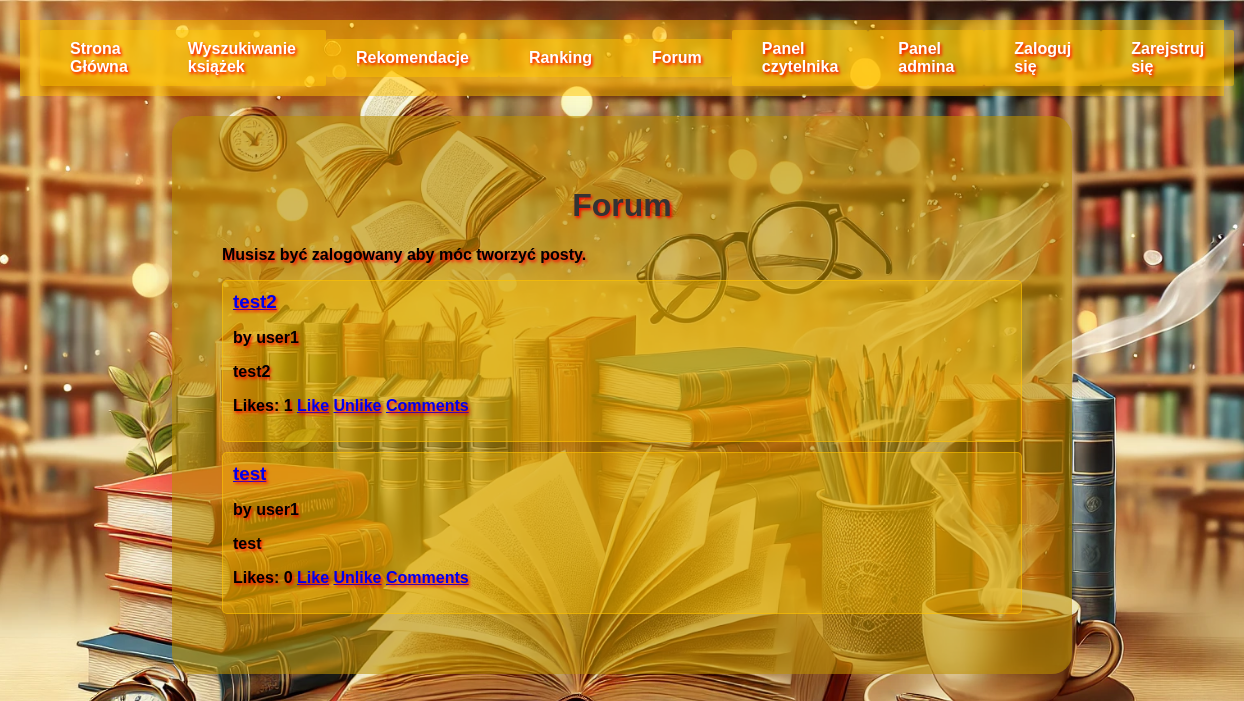
Page /forum on the committed database.
### tables this page shows
CREATE TABLE posts (
        id INTEGER PRIMARY KEY AUTOINCREMENT,
        user_id INTEGER,
        title TEXT NOT NULL,
        content TEXT,
        likes INTEGER DEFAULT 0,
        FOREIGN KEY (user_id) REFERENCES users(id)
    );

CREATE TABLE users (
        id INTEGER PRIMARY KEY AUTOINCREMENT,
        username TEXT UNIQUE NOT NULL,
        password TEXT NOT NULL,
        first_name TEXT,
        last_name TEXT,
        phone_number TEXT,
        email TEXT,
        address TEXT
    );

### app.py (the view, shortened to what this page needs)
@app.route('/forum', methods=['GET', 'POST'])
def forum():
    posts = get_posts()
    return render_template('forum.html', posts=posts)

### models.py (called while the page is built)
def get_posts():
    conn = sqlite3.connect('database.db')
    c = conn.cursor()
    c.execute('SELECT posts.id, users.username, posts.title, posts.content, posts.likes FROM posts JOIN users ON posts.user_id = users.id ORDER BY posts.id DESC')
    posts = c.fetchall()
    conn.close()
    return posts

### templates/forum.html (shortened to what this page needs)
<!DOCTYPE html>
<html lang="en">
<head>
    <link rel="stylesheet" href="{{ url_for('static', filename='css/style.css') }}">
</head>
<body class="forumbg">
    <header>
        <div class="nav-links-center">
            <a href="{{ url_for('index') }}" class="btn">Strona Główna</a>
            <a href="{{ url_for('search') }}" class="btn">Wyszukiwanie książek</a>
            <a href="{{ url_for('recommendations') }}" class="btn">Rekomendacje</a>
            <a href="{{ url_for('rankings') }}" class="btn">Ranking</a>
            <a href="{{ url_for('forum') }}" class="btn">Forum</a>
            <a href="{{ url_for('reader_panel') }}" class="btn">Panel czytelnika</a>
            <a href="{{ url_for('admin') }}" class="btn">Panel admina</a>
        </div>
        <div class="nav-links-right">
            {% if 'username' in session %}
            <a href="{{ url_for('logout') }}" class="btn">Wyloguj się</a>
            {% else %}
            <a href="{{ url_for('login') }}" class="btn">Zaloguj się</a>
            <a href="{{ url_for('register') }}" class="btn">Zarejstruj się</a>
            {% endif %}
        </div>
    </header>
    <main>
        <h1>Forum</h1>
        {% if 'username' in session %}
        <form method="POST" class="forum-form">
            <input type="text" name="title" placeholder="Post title" required>
            <textarea name="content" placeholder="Post content" required></textarea>
            <button type="submit" class="btn">Create Post</button>
        </form>
        {% else %}
        <p>Musisz być zalogowany aby móc tworzyć posty.</p>
        {% endif %}
        <ul class="post-list">
            {% for post in posts %}
            <li class="post-item">
                <h3><a href="{{ url_for('post', post_id=post[0]) }}">{{ post[2] }}</a></h3>
                <p>by {{ post[1] }}</p>
                <p>{{ post[3] }}</p>
                <p>
                    Likes: {{ post[4] }}
                    <a href="{{ url_for('like', post_id=post[0]) }}" class="btn">Like</a>
                    <a href="{{ url_for('unlike', post_id=post[0]) }}" class="btn">Unlike</a>
                    <a href="{{ url_for('post', post_id=post[0]) }}" class="btn">Comments</a>
                </p>
            </li>
            {% endfor %}
        </ul>
    </main>
</body>
</html>

### static/css/style.css (style rules this page uses)
body { font-family: Arial, sans-serif; background-color: #f4f4f9; margin: 0; padding: 0; color: #333; }
header { background-color: #ffc40081; color: white; padding: 10px 20px; display: flex; justify-content: space-between; align-items: center; margin-bottom: 20px; }
.nav-links-center { align-items: center; display: flex; justify-content: center; flex: 1; }
.nav-links-right { display: flex; justify-content: flex-end; }
.nav-links-center a, .nav-links-right a { color: white; text-decoration: none; padding: 10px 30px; background-color: #ffc40081; border-radius: 2px; transition: background-color 0.3s; }
main { padding: 50px; max-width: 800px; margin: 0 auto; background: rgba(182, 140, 1, 0.61); border-radius: 20px; box-shadow: 0 0 30px rgba(0, 0, 0, 0.1); }
.post-list { list-style-type: none; padding: 50px; margin: 0; }
h1 { text-align: center; color: #333; }
.book-list, .post-list, .comment-list { list-style-type: none; padding: 0; }
.book-item, .post-item, .comment-item { background-color: #ffc40056; border: 1px solid #ffc4008f; margin-bottom: 10px; padding: 10px; border-radius: 5px; }
.book-item h3, .post-item h3, .comment-item p { margin: 0; padding: 0; }
.forumbg, .homebg, .postbg, .bookbg, .rankingbg, .recencjabg, .rekomendacjabg, .loginbg, .registerbg, .adminbg, .readerbg { background-size: cover; background-repeat: no-repeat; background-attachment: fixed; background-position: center; min-height: 100vh; color: #000000; text-shadow: 0.1em 0.1em 0.2em rgb(255, 0, 0); font-size: 1em; font-weight: bold; align-items: center; padding: 20px; }
.forumbg { background-image: url('/static/images/forum.webp'); }

### rows in the picture
posts: title "test2", username "user1", content "test2", likes "1"
posts: title "test", username "user1", content "test", likes "0"
